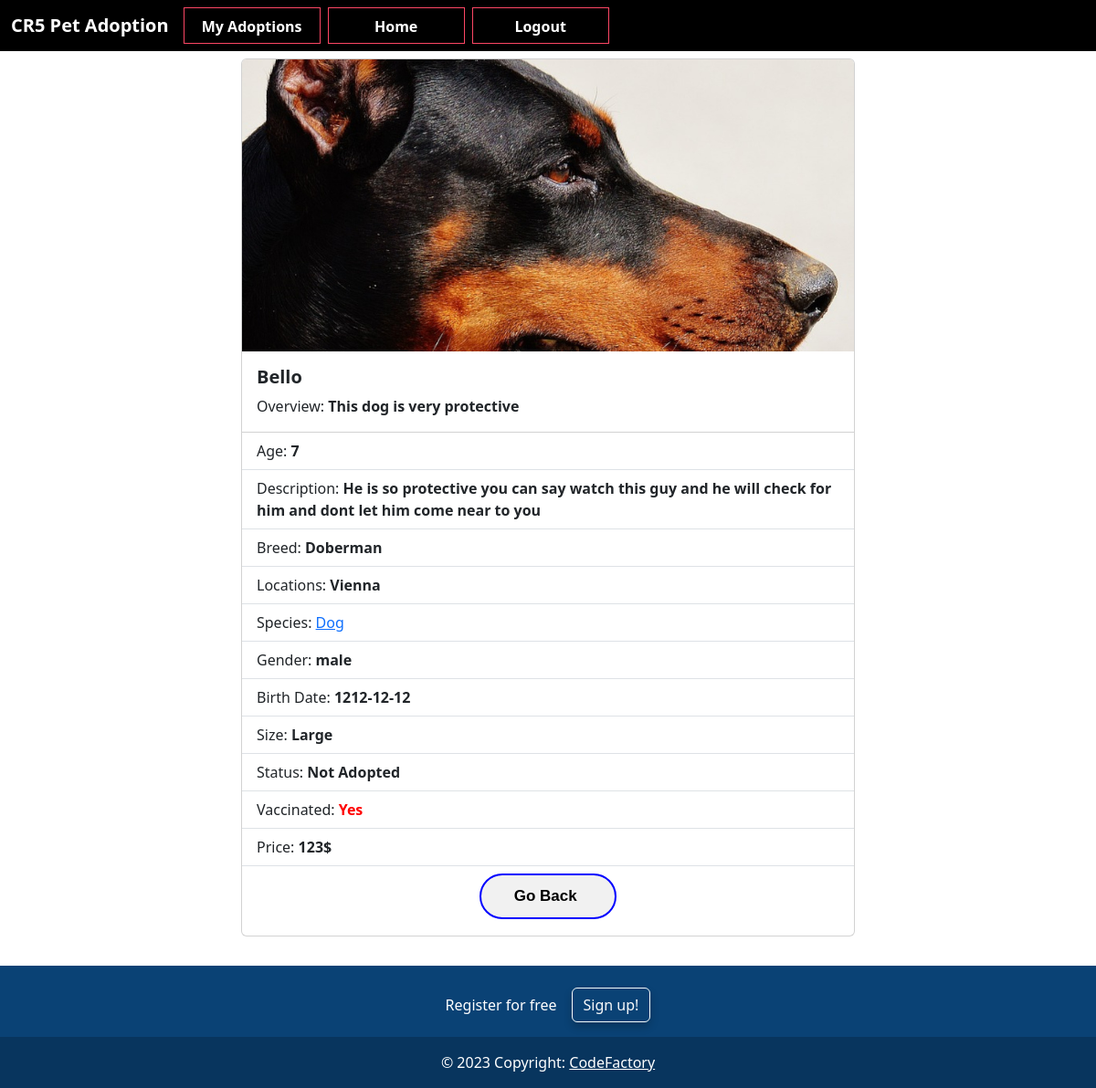
Page /pet/details_user.php?id=114 (signed in) on the committed database.
### tables this page shows
CREATE TABLE `animal` (
  `id` int(11) NOT NULL,
  `petname` varchar(200) NOT NULL,
  `picture` varchar(200) NOT NULL,
  `age` int(20) NOT NULL,
  `big_description` varchar(400) NOT NULL,
  `short_description` varchar(200) NOT NULL,
  `breed` varchar(255) NOT NULL,
  `locations` varchar(200) NOT NULL,
  `weights` varchar(200) NOT NULL,
  `species` varchar(200) NOT NULL,
  `gender` varchar(200) NOT NULL,
  `price` int(20) NOT NULL,
  `birth_date` date NOT NULL,
  `status` tinyint(1) NOT NULL,
  `vacc` tinyint(1) NOT NULL,
  `fk_sizeId` int(11) DEFAULT NULL
);

CREATE TABLE `size` (
  `sizeId` int(11) NOT NULL,
  `sizes` varchar(100) NOT NULL
);

### pet/details_user.php (the view, shortened to what this page needs)
<!DOCTYPE html>
<html lang="en">
<head>
  <link href="https://cdn.jsdelivr.net/npm/bootstrap@5.3.0/dist/css/bootstrap.min.css" rel="stylesheet">
  <link rel="stylesheet" href="../css/style.css">
</head>
<body>
  <nav class="navbar navbar-expand-lg bg-black d-flex">
    <div class="container-fluid">
      <a class="navbar-brand text-white" href="index.php"><b>CR5 Pet Adoption</b></a>
      <div class="collapse navbar-collapse" id="navbarNav">
        <ul class="navbar-nav">
          <li class="nav-item">
            <a class="nav-link text-white btn3" href="../myadopt.php">My Adoptions</a>
          </li>
          <li class="dashboard mx-2"><a class="btn3 nav-link text-white" href="../home.php">Home</a></li>
          <li class="nav-item">
            <a class="nav-link text-white btn3" href="../logout.php?logout">Logout</a>
          </li>
        </ul>
      </div>
    </div>
  </nav>
  <?php
  require_once "../db_connect.php";
  if (isset($_GET['id'])) {
    $productId = $_GET['id'];
    $sql = "SELECT * FROM `animal` JOIN size ON animal.fk_sizeId = size.sizeId WHERE `id` = '$productId'";
    $result = mysqli_query($connect, $sql);
    if (mysqli_num_rows($result) > 0) {
      $row = mysqli_fetch_assoc($result);
      $price = $row['price'];
      $statusLabel = ($row["status"] == 0) ? "Not Adopted" : "<span style='color: red;'>Adopted</span>";
      $vacc = ($row["vacc"] == 0) ? "No" : "<span style='color: red;'>Yes</span>";
      echo "
      <div class='container d-flex justify-content-center'><div class='card my-2 mx-2' style='width: 42rem;'>
      <img src='../pictures/{$row["picture"]}' class='card-img-top cover' style='object-fit: cover; height: 20rem;' alt='img'>
    <div class='card-body'>
      <h5 class='card-title'><b>{$row["petname"]}</b></h5>
      <p class='card-text'>Overview: <b>{$row["short_description"]}</b></p>
    </div>
    <ul class='list-group list-group-flush'>
      <li class='list-group-item'>Age: <b>{$row["age"]}</b></li>
      <li class='list-group-item'>Description: <b>{$row["big_description"]}</b></li>
      <li class='list-group-item'>Breed: <b>{$row["breed"]}</b></li>
      <li class='list-group-item'>Locations: <b>{$row["locations"]}</b> </li>
      <li class='list-group-item'>
      Species: <a href='species_user.php?species={$row["species"]}'>{$row["species"]}</a>
      <li class='list-group-item'>Gender: <b>{$row["gender"]}</b></li>
      <li class='list-group-item'>Birth Date: <b>{$row["birth_date"]}</b></li>
      <li class='list-group-item'>Size: <b>{$row["sizes"]}</b></li>
      <li class='list-group-item'>Status: <b>{$statusLabel}</b></li>
      <li class='list-group-item'>Vaccinated: <b>{$vacc}</b></li>
      <li class='list-group-item'>Price: <b>{$price}$</b></li>
<div class='but'>
      <a href='index.php' class='button3 my-2' style='border: solid blue 2px;'>Go Back</a><div>
    </ul>
  </div>
  </div>";
    } else {
      echo 'Pet not found.';
    }
  } else {
    echo 'Invalid request.';
  };
  ?>
  <section class="mt-4">
    <footer class="text-center text-white" style="background-color: #0a4275;">
      <div class="container p-4 pb-0">
        <section class="">
          <p class="d-flex justify-content-center align-items-center">
            <span class="me-3">Register for free</span>
            <button type="button" class="btn btn-outline-light btn-rounded">
              Sign up!
            </button>
          </p>
        </section>
      </div>
      <div class="text-center p-3" style="background-color: rgba(0, 0, 0, 0.2);">
        © 2023 Copyright:
        <a class="text-white" href="index.php">CodeFactory</a>
      </div>
    </footer>
  </section>
</body>
</html>

### css/style.css (style rules this page uses)
.navbar { color: white; font-weight: 600; transition: 0.3s ease; }
.but { display: flex; justify-content: center; margin-bottom: 10px; }
.btn3 { text-align: center; width: 150px; height: 40px; font-size: 16px; font-weight: 700; text-shadow: 2px 2px 4px #000000; color: white; border: 1px solid rgb(252, 70, 100); cursor: pointer; position: relative; background-color: transparent; text-decoration: none; overflow: hidden; z-index: 1; }
.btn3::before { content: ""; position: absolute; right: 0; top: 0; width: 100%; height: 100%; background-color: rgb(252, 70, 100); transform: translateX(-100%); transition: all .3s; z-index: -1; }
button { font-family: inherit; font-size: 18px; color: white; padding: 0.8em 1.2em; align-items: center; justify-content: center; border: none; border-radius: 25px; box-shadow: 0px 5px 10px rgba(0, 0, 0, 0.2); transition: all 0.3s; }
.button3 { text-decoration: none; font-weight: 700; color: black; text-align: center; font-family: sans-serif; font-size: 17px; background: rgb(241, 241, 241); width: 150px; align-items: center; padding: 10px; border-radius: 25px; transition-duration: 0.2s; }
.button3:before { content: "»"; opacity: 0; margin-left: -15px; transition-duration: 0.2s; }

### rows in the picture
animal: picture (picture), petname "Bello", short_description "This dog is very protective", age "7", big_description "He is so protective you can say watch this guy and he will check for him and dont let him come near to you", breed "Doberman", locations "Vienna", species "Dog", gender "male", birth_date "1212-12-12", fk_sizeId.sizes "Large", price "123"
